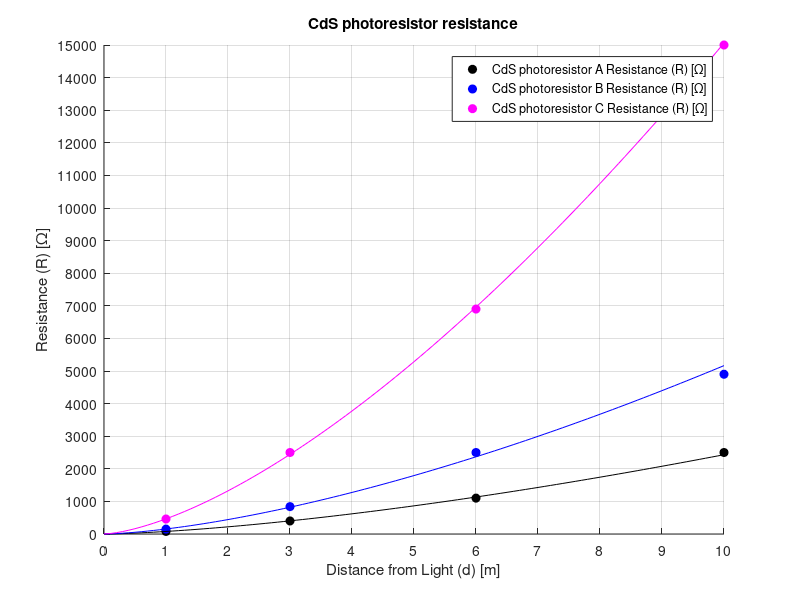

MATLAB code to generate this figure:
%{
Landon Moon ENGR 1250-008 4/20/2021

Problem Statement: plot the resistance of photoresistors against the
distance from a light source

variables:
L-Distance from light [m]
A-set A
B-set B
C-set C

x-theoretical x locations
*c-polyfit information
*y-theoretical y locations
%}
clear
clc
close all

%input data
L=[1 3 6 10];
A=[79 400 1100 2500];
B=[150 840 2500 4900];
C=[460 2500 6900 15000];

%generating trendlines
x=[0:.1:10];
Ac=polyfit(log10(L),log10(A),1);
Bc=polyfit(log10(L),log10(B),1);
Cc=polyfit(log10(L),log10(C),1);
Ay=10^Ac(2)*x.^Ac(1);
By=10^Bc(2)*x.^Bc(1);
Cy=10^Cc(2)*x.^Cc(1);


%plotting
hold on
grid on
plot(L,A,'ko','MarkerFaceColor','k')
plot(L,B,'bo','MarkerFaceColor','b')
plot(L,C,'mo','MarkerFaceColor','m')
plot(x,Ay,'k-')
plot(x,By,'b-')
plot(x,Cy,'m-')

%axis'
axis([0 10 0 15000])
set(gca,'Xtick',0:1:10,'Ytick',0:1000:15000)

%labels
title('CdS photoresistor resistance')
ylabel('Resistance (R) [Ω]')
xlabel('Distance from Light (d) [m]')

%legend
legend('CdS photoresistor A Resistance (R) [Ω]','CdS photoresistor B Resistance (R) [Ω]','CdS photoresistor C Resistance (R) [Ω]','location','best')